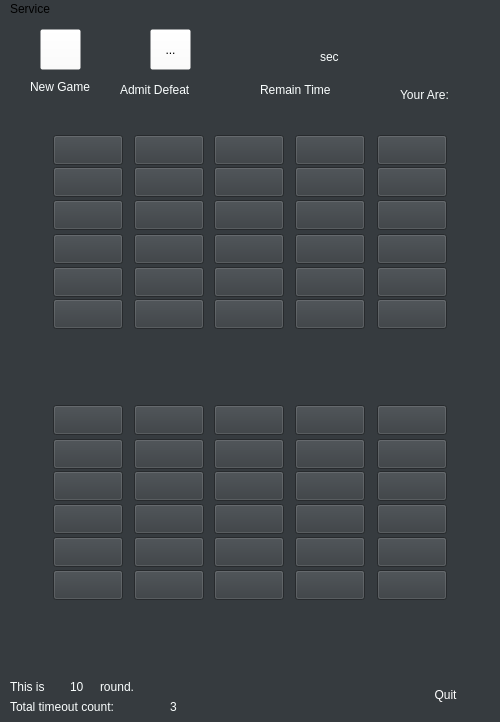
<?xml version="1.0" encoding="UTF-8"?>
<ui version="4.0">
 <class>MainWindow</class>
 <widget class="QMainWindow" name="MainWindow">
  <property name="geometry">
   <rect>
    <x>0</x>
    <y>0</y>
    <width>500</width>
    <height>722</height>
   </rect>
  </property>
  <property name="sizePolicy">
   <sizepolicy hsizetype="Preferred" vsizetype="Preferred">
    <horstretch>0</horstretch>
    <verstretch>0</verstretch>
   </sizepolicy>
  </property>
  <property name="minimumSize">
   <size>
    <width>500</width>
    <height>700</height>
   </size>
  </property>
  <property name="maximumSize">
   <size>
    <width>500</width>
    <height>722</height>
   </size>
  </property>
  <property name="windowTitle">
   <string>Military Chess Game</string>
  </property>
  <property name="styleSheet">
   <string notr="true">background:rgb(54, 59, 63)</string>
  </property>
  <widget class="QWidget" name="centralwidget">
   <property name="minimumSize">
    <size>
     <width>500</width>
     <height>700</height>
    </size>
   </property>
   <property name="maximumSize">
    <size>
     <width>500</width>
     <height>700</height>
    </size>
   </property>
   <widget class="QToolButton" name="admitDefeat">
    <property name="geometry">
     <rect>
      <x>150</x>
      <y>10</y>
      <width>41</width>
      <height>41</height>
     </rect>
    </property>
    <property name="styleSheet">
     <string notr="true">border-image:url(:/icon/Securityclose.png);
background:rgba(255, 255, 255, 0)</string>
    </property>
    <property name="text">
     <string>...</string>
    </property>
   </widget>
   <widget class="QToolButton" name="newGame">
    <property name="geometry">
     <rect>
      <x>40</x>
      <y>10</y>
      <width>41</width>
      <height>41</height>
     </rect>
    </property>
    <property name="styleSheet">
     <string notr="true">border-image:url(:/icon/Newpost.png);
background:rgba(255, 255, 255, 0);</string>
    </property>
    <property name="text">
     <string/>
    </property>
   </widget>
   <widget class="QLabel" name="titleNewGame">
    <property name="geometry">
     <rect>
      <x>30</x>
      <y>60</y>
      <width>71</width>
      <height>16</height>
     </rect>
    </property>
    <property name="styleSheet">
     <string notr="true">background:rgba(255, 255, 255, 0);
color:rgb(251, 255, 255);
font: 13pt &quot;Andale Mono&quot;;</string>
    </property>
    <property name="text">
     <string>New Game</string>
    </property>
   </widget>
   <widget class="QLabel" name="admit">
    <property name="geometry">
     <rect>
      <x>120</x>
      <y>60</y>
      <width>101</width>
      <height>21</height>
     </rect>
    </property>
    <property name="styleSheet">
     <string notr="true">background:rgba(255, 255, 255, 0);
color:rgb(251, 255, 255);
font: 13pt &quot;Andale Mono&quot;;</string>
    </property>
    <property name="text">
     <string>Admit Defeat</string>
    </property>
   </widget>
   <widget class="QLabel" name="warningText">
    <property name="geometry">
     <rect>
      <x>620</x>
      <y>350</y>
      <width>161</width>
      <height>211</height>
     </rect>
    </property>
    <property name="styleSheet">
     <string notr="true">background:rgba(255, 255, 255, 0);</string>
    </property>
    <property name="text">
     <string/>
    </property>
   </widget>
   <widget class="QLabel" name="blankBoard">
    <property name="geometry">
     <rect>
      <x>50</x>
      <y>110</y>
      <width>401</width>
      <height>481</height>
     </rect>
    </property>
    <property name="minimumSize">
     <size>
      <width>0</width>
      <height>0</height>
     </size>
    </property>
    <property name="maximumSize">
     <size>
      <width>4500</width>
      <height>5500</height>
     </size>
    </property>
    <property name="text">
     <string/>
    </property>
    <property name="pixmap">
     <pixmap resource="pic/png/png.qrc">:/png/9.png</pixmap>
    </property>
    <property name="scaledContents">
     <bool>true</bool>
    </property>
   </widget>
   <widget class="QLabel" name="countDown">
    <property name="geometry">
     <rect>
      <x>260</x>
      <y>10</y>
      <width>111</width>
      <height>51</height>
     </rect>
    </property>
    <property name="styleSheet">
     <string notr="true">background:rgba(255, 255, 255, 0);
color:rgb(251, 255, 255);
font: 40pt &quot;Andale Mono&quot;;</string>
    </property>
    <property name="text">
     <string/>
    </property>
   </widget>
   <widget class="QLabel" name="notice">
    <property name="geometry">
     <rect>
      <x>50</x>
      <y>610</y>
      <width>401</width>
      <height>61</height>
     </rect>
    </property>
    <property name="styleSheet">
     <string notr="true">background:rgba(255, 255, 255, 0);
color:rgb(251, 255, 255);
font: 20pt &quot;Andale Mono&quot;;</string>
    </property>
    <property name="text">
     <string/>
    </property>
   </widget>
   <widget class="QLabel" name="youAre">
    <property name="geometry">
     <rect>
      <x>400</x>
      <y>60</y>
      <width>91</width>
      <height>31</height>
     </rect>
    </property>
    <property name="styleSheet">
     <string notr="true">background:rgba(255, 255, 255, 0);
color:rgb(251, 255, 255);
font: 13pt &quot;Andale Mono&quot;;</string>
    </property>
    <property name="text">
     <string>Your Are:</string>
    </property>
   </widget>
   <widget class="QLabel" name="remainTime">
    <property name="geometry">
     <rect>
      <x>260</x>
      <y>60</y>
      <width>111</width>
      <height>21</height>
     </rect>
    </property>
    <property name="styleSheet">
     <string notr="true">background:rgba(255, 255, 255, 0);
color:rgb(251, 255, 255);
font: 13pt &quot;Andale Mono&quot;;</string>
    </property>
    <property name="text">
     <string>Remain Time</string>
    </property>
   </widget>
   <widget class="myButton" name="A1">
    <property name="geometry">
     <rect>
      <x>53</x>
      <y>116</y>
      <width>70</width>
      <height>30</height>
     </rect>
    </property>
    <property name="text">
     <string/>
    </property>
   </widget>
   <widget class="myButton" name="A1_2">
    <property name="geometry">
     <rect>
      <x>134</x>
      <y>116</y>
      <width>70</width>
      <height>30</height>
     </rect>
    </property>
    <property name="text">
     <string/>
    </property>
   </widget>
   <widget class="myButton" name="A1_3">
    <property name="geometry">
     <rect>
      <x>214</x>
      <y>116</y>
      <width>70</width>
      <height>30</height>
     </rect>
    </property>
    <property name="text">
     <string/>
    </property>
   </widget>
   <widget class="myButton" name="A1_4">
    <property name="geometry">
     <rect>
      <x>295</x>
      <y>116</y>
      <width>70</width>
      <height>30</height>
     </rect>
    </property>
    <property name="text">
     <string/>
    </property>
   </widget>
   <widget class="myButton" name="A1_5">
    <property name="geometry">
     <rect>
      <x>377</x>
      <y>116</y>
      <width>70</width>
      <height>30</height>
     </rect>
    </property>
    <property name="text">
     <string/>
    </property>
   </widget>
   <widget class="myButton" name="A1_6">
    <property name="geometry">
     <rect>
      <x>53</x>
      <y>148</y>
      <width>70</width>
      <height>30</height>
     </rect>
    </property>
    <property name="text">
     <string/>
    </property>
   </widget>
   <widget class="myButton" name="A1_7">
    <property name="geometry">
     <rect>
      <x>134</x>
      <y>148</y>
      <width>70</width>
      <height>30</height>
     </rect>
    </property>
    <property name="text">
     <string/>
    </property>
   </widget>
   <widget class="myButton" name="A1_8">
    <property name="geometry">
     <rect>
      <x>214</x>
      <y>148</y>
      <width>70</width>
      <height>30</height>
     </rect>
    </property>
    <property name="text">
     <string/>
    </property>
   </widget>
   <widget class="myButton" name="A1_9">
    <property name="geometry">
     <rect>
      <x>295</x>
      <y>148</y>
      <width>70</width>
      <height>30</height>
     </rect>
    </property>
    <property name="text">
     <string/>
    </property>
   </widget>
   <widget class="myButton" name="A1_10">
    <property name="geometry">
     <rect>
      <x>377</x>
      <y>148</y>
      <width>70</width>
      <height>30</height>
     </rect>
    </property>
    <property name="text">
     <string/>
    </property>
   </widget>
   <widget class="myButton" name="A1_11">
    <property name="geometry">
     <rect>
      <x>53</x>
      <y>181</y>
      <width>70</width>
      <height>30</height>
     </rect>
    </property>
    <property name="text">
     <string/>
    </property>
   </widget>
   <widget class="myButton" name="A1_12">
    <property name="geometry">
     <rect>
      <x>214</x>
      <y>181</y>
      <width>70</width>
      <height>30</height>
     </rect>
    </property>
    <property name="text">
     <string/>
    </property>
   </widget>
   <widget class="myButton" name="A1_13">
    <property name="geometry">
     <rect>
      <x>377</x>
      <y>181</y>
      <width>70</width>
      <height>30</height>
     </rect>
    </property>
    <property name="text">
     <string/>
    </property>
   </widget>
   <widget class="myButton" name="A1_14">
    <property name="geometry">
     <rect>
      <x>53</x>
      <y>215</y>
      <width>70</width>
      <height>30</height>
     </rect>
    </property>
    <property name="text">
     <string/>
    </property>
   </widget>
   <widget class="myButton" name="A1_15">
    <property name="geometry">
     <rect>
      <x>134</x>
      <y>215</y>
      <width>70</width>
      <height>30</height>
     </rect>
    </property>
    <property name="text">
     <string/>
    </property>
   </widget>
   <widget class="myButton" name="A1_16">
    <property name="geometry">
     <rect>
      <x>295</x>
      <y>215</y>
      <width>70</width>
      <height>30</height>
     </rect>
    </property>
    <property name="text">
     <string/>
    </property>
   </widget>
   <widget class="myButton" name="A1_17">
    <property name="geometry">
     <rect>
      <x>377</x>
      <y>215</y>
      <width>70</width>
      <height>30</height>
     </rect>
    </property>
    <property name="text">
     <string/>
    </property>
   </widget>
   <widget class="myButton" name="A1_18">
    <property name="geometry">
     <rect>
      <x>53</x>
      <y>248</y>
      <width>70</width>
      <height>30</height>
     </rect>
    </property>
    <property name="text">
     <string/>
    </property>
   </widget>
   <widget class="myButton" name="A1_19">
    <property name="geometry">
     <rect>
      <x>214</x>
      <y>248</y>
      <width>70</width>
      <height>30</height>
     </rect>
    </property>
    <property name="text">
     <string/>
    </property>
   </widget>
   <widget class="myButton" name="A1_20">
    <property name="geometry">
     <rect>
      <x>377</x>
      <y>248</y>
      <width>70</width>
      <height>30</height>
     </rect>
    </property>
    <property name="text">
     <string/>
    </property>
   </widget>
   <widget class="myButton" name="A1_23">
    <property name="geometry">
     <rect>
      <x>214</x>
      <y>280</y>
      <width>70</width>
      <height>30</height>
     </rect>
    </property>
    <property name="text">
     <string/>
    </property>
   </widget>
   <widget class="myButton" name="A1_24">
    <property name="geometry">
     <rect>
      <x>295</x>
      <y>280</y>
      <width>70</width>
      <height>30</height>
     </rect>
    </property>
    <property name="text">
     <string/>
    </property>
   </widget>
   <widget class="myButton" name="A1_25">
    <property name="geometry">
     <rect>
      <x>377</x>
      <y>280</y>
      <width>70</width>
      <height>30</height>
     </rect>
    </property>
    <property name="text">
     <string/>
    </property>
   </widget>
   <widget class="myButton" name="A1_26">
    <property name="geometry">
     <rect>
      <x>53</x>
      <y>386</y>
      <width>70</width>
      <height>30</height>
     </rect>
    </property>
    <property name="text">
     <string/>
    </property>
   </widget>
   <widget class="myButton" name="A1_27">
    <property name="geometry">
     <rect>
      <x>134</x>
      <y>386</y>
      <width>70</width>
      <height>30</height>
     </rect>
    </property>
    <property name="text">
     <string/>
    </property>
   </widget>
   <widget class="myButton" name="A1_28">
    <property name="geometry">
     <rect>
      <x>214</x>
      <y>386</y>
      <width>70</width>
      <height>30</height>
     </rect>
    </property>
    <property name="text">
     <string/>
    </property>
   </widget>
   <widget class="myButton" name="A1_29">
    <property name="geometry">
     <rect>
      <x>295</x>
      <y>386</y>
      <width>70</width>
      <height>30</height>
     </rect>
    </property>
    <property name="text">
     <string/>
    </property>
   </widget>
   <widget class="myButton" name="A1_30">
    <property name="geometry">
     <rect>
      <x>377</x>
      <y>386</y>
      <width>70</width>
      <height>30</height>
     </rect>
    </property>
    <property name="text">
     <string/>
    </property>
   </widget>
   <widget class="myButton" name="A1_31">
    <property name="geometry">
     <rect>
      <x>53</x>
      <y>420</y>
      <width>70</width>
      <height>30</height>
     </rect>
    </property>
    <property name="text">
     <string/>
    </property>
   </widget>
   <widget class="myButton" name="A1_32">
    <property name="geometry">
     <rect>
      <x>214</x>
      <y>420</y>
      <width>70</width>
      <height>30</height>
     </rect>
    </property>
    <property name="text">
     <string/>
    </property>
   </widget>
   <widget class="myButton" name="A1_33">
    <property name="geometry">
     <rect>
      <x>377</x>
      <y>420</y>
      <width>70</width>
      <height>30</height>
     </rect>
    </property>
    <property name="text">
     <string/>
    </property>
   </widget>
   <widget class="myButton" name="A1_34">
    <property name="geometry">
     <rect>
      <x>53</x>
      <y>452</y>
      <width>70</width>
      <height>30</height>
     </rect>
    </property>
    <property name="text">
     <string/>
    </property>
   </widget>
   <widget class="myButton" name="A1_35">
    <property name="geometry">
     <rect>
      <x>134</x>
      <y>452</y>
      <width>70</width>
      <height>30</height>
     </rect>
    </property>
    <property name="text">
     <string/>
    </property>
   </widget>
   <widget class="myButton" name="A1_36">
    <property name="geometry">
     <rect>
      <x>295</x>
      <y>452</y>
      <width>70</width>
      <height>30</height>
     </rect>
    </property>
    <property name="text">
     <string/>
    </property>
   </widget>
   <widget class="myButton" name="A1_37">
    <property name="geometry">
     <rect>
      <x>377</x>
      <y>452</y>
      <width>70</width>
      <height>30</height>
     </rect>
    </property>
    <property name="text">
     <string/>
    </property>
   </widget>
   <widget class="myButton" name="A1_38">
    <property name="geometry">
     <rect>
      <x>53</x>
      <y>485</y>
      <width>70</width>
      <height>30</height>
     </rect>
    </property>
    <property name="text">
     <string/>
    </property>
   </widget>
   <widget class="myButton" name="A1_39">
    <property name="geometry">
     <rect>
      <x>214</x>
      <y>485</y>
      <width>70</width>
      <height>30</height>
     </rect>
    </property>
    <property name="text">
     <string/>
    </property>
   </widget>
   <widget class="myButton" name="A1_40">
    <property name="geometry">
     <rect>
      <x>377</x>
      <y>485</y>
      <width>70</width>
      <height>30</height>
     </rect>
    </property>
    <property name="text">
     <string/>
    </property>
   </widget>
   <widget class="myButton" name="A1_41">
    <property name="geometry">
     <rect>
      <x>53</x>
      <y>518</y>
      <width>70</width>
      <height>30</height>
     </rect>
    </property>
    <property name="text">
     <string/>
    </property>
   </widget>
   <widget class="myButton" name="A1_42">
    <property name="geometry">
     <rect>
      <x>134</x>
      <y>518</y>
      <width>70</width>
      <height>30</height>
     </rect>
    </property>
    <property name="text">
     <string/>
    </property>
   </widget>
   <widget class="myButton" name="A1_43">
    <property name="geometry">
     <rect>
      <x>214</x>
      <y>518</y>
      <width>70</width>
      <height>30</height>
     </rect>
    </property>
    <property name="text">
     <string/>
    </property>
   </widget>
   <widget class="myButton" name="A1_44">
    <property name="geometry">
     <rect>
      <x>295</x>
      <y>518</y>
      <width>70</width>
      <height>30</height>
     </rect>
    </property>
    <property name="text">
     <string/>
    </property>
   </widget>
   <widget class="myButton" name="A1_45">
    <property name="geometry">
     <rect>
      <x>377</x>
      <y>518</y>
      <width>70</width>
      <height>30</height>
     </rect>
    </property>
    <property name="text">
     <string/>
    </property>
   </widget>
   <widget class="myButton" name="A1_46">
    <property name="geometry">
     <rect>
      <x>53</x>
      <y>551</y>
      <width>70</width>
      <height>30</height>
     </rect>
    </property>
    <property name="text">
     <string/>
    </property>
   </widget>
   <widget class="myButton" name="A1_47">
    <property name="geometry">
     <rect>
      <x>134</x>
      <y>551</y>
      <width>70</width>
      <height>30</height>
     </rect>
    </property>
    <property name="text">
     <string/>
    </property>
   </widget>
   <widget class="myButton" name="A1_48">
    <property name="geometry">
     <rect>
      <x>214</x>
      <y>551</y>
      <width>70</width>
      <height>30</height>
     </rect>
    </property>
    <property name="text">
     <string/>
    </property>
   </widget>
   <widget class="myButton" name="A1_49">
    <property name="geometry">
     <rect>
      <x>295</x>
      <y>551</y>
      <width>70</width>
      <height>30</height>
     </rect>
    </property>
    <property name="text">
     <string/>
    </property>
   </widget>
   <widget class="myButton" name="A1_50">
    <property name="geometry">
     <rect>
      <x>377</x>
      <y>551</y>
      <width>70</width>
      <height>30</height>
     </rect>
    </property>
    <property name="text">
     <string/>
    </property>
   </widget>
   <widget class="QLabel" name="sec">
    <property name="geometry">
     <rect>
      <x>320</x>
      <y>30</y>
      <width>58</width>
      <height>16</height>
     </rect>
    </property>
    <property name="styleSheet">
     <string notr="true">background:rgba(255, 255, 255, 0);
color:rgb(251, 255, 255);
font: 13pt &quot;Andale Mono&quot;;</string>
    </property>
    <property name="text">
     <string>sec</string>
    </property>
   </widget>
   <widget class="myButton" name="A1_21">
    <property name="geometry">
     <rect>
      <x>53</x>
      <y>280</y>
      <width>70</width>
      <height>30</height>
     </rect>
    </property>
    <property name="text">
     <string/>
    </property>
   </widget>
   <widget class="myButton" name="A1_22">
    <property name="geometry">
     <rect>
      <x>134</x>
      <y>280</y>
      <width>70</width>
      <height>30</height>
     </rect>
    </property>
    <property name="text">
     <string/>
    </property>
   </widget>
   <widget class="myButton" name="B1">
    <property name="geometry">
     <rect>
      <x>134</x>
      <y>181</y>
      <width>70</width>
      <height>30</height>
     </rect>
    </property>
    <property name="text">
     <string/>
    </property>
   </widget>
   <widget class="myButton" name="B1_2">
    <property name="geometry">
     <rect>
      <x>295</x>
      <y>181</y>
      <width>70</width>
      <height>30</height>
     </rect>
    </property>
    <property name="text">
     <string/>
    </property>
   </widget>
   <widget class="myButton" name="B1_3">
    <property name="geometry">
     <rect>
      <x>214</x>
      <y>215</y>
      <width>70</width>
      <height>30</height>
     </rect>
    </property>
    <property name="text">
     <string/>
    </property>
   </widget>
   <widget class="myButton" name="B1_4">
    <property name="geometry">
     <rect>
      <x>134</x>
      <y>248</y>
      <width>70</width>
      <height>30</height>
     </rect>
    </property>
    <property name="text">
     <string/>
    </property>
   </widget>
   <widget class="myButton" name="B1_5">
    <property name="geometry">
     <rect>
      <x>295</x>
      <y>248</y>
      <width>70</width>
      <height>30</height>
     </rect>
    </property>
    <property name="text">
     <string/>
    </property>
   </widget>
   <widget class="myButton" name="B1_6">
    <property name="geometry">
     <rect>
      <x>134</x>
      <y>420</y>
      <width>70</width>
      <height>30</height>
     </rect>
    </property>
    <property name="text">
     <string/>
    </property>
   </widget>
   <widget class="myButton" name="B1_7">
    <property name="geometry">
     <rect>
      <x>295</x>
      <y>420</y>
      <width>70</width>
      <height>30</height>
     </rect>
    </property>
    <property name="text">
     <string/>
    </property>
   </widget>
   <widget class="myButton" name="B1_8">
    <property name="geometry">
     <rect>
      <x>214</x>
      <y>452</y>
      <width>70</width>
      <height>30</height>
     </rect>
    </property>
    <property name="text">
     <string/>
    </property>
   </widget>
   <widget class="myButton" name="B1_9">
    <property name="geometry">
     <rect>
      <x>134</x>
      <y>485</y>
      <width>70</width>
      <height>30</height>
     </rect>
    </property>
    <property name="text">
     <string/>
    </property>
   </widget>
   <widget class="myButton" name="B1_10">
    <property name="geometry">
     <rect>
      <x>295</x>
      <y>485</y>
      <width>70</width>
      <height>30</height>
     </rect>
    </property>
    <property name="text">
     <string/>
    </property>
   </widget>
   <widget class="QLabel" name="theme">
    <property name="geometry">
     <rect>
      <x>410</x>
      <y>20</y>
      <width>41</width>
      <height>31</height>
     </rect>
    </property>
    <property name="text">
     <string/>
    </property>
   </widget>
   <widget class="QLabel" name="severState">
    <property name="geometry">
     <rect>
      <x>10</x>
      <y>670</y>
      <width>121</width>
      <height>16</height>
     </rect>
    </property>
    <property name="styleSheet">
     <string notr="true">background:rgba(255, 255, 255, 0);
color:rgb(251, 255, 255);
font: 13pt &quot;Andale Mono&quot;;</string>
    </property>
    <property name="text">
     <string/>
    </property>
   </widget>
   <widget class="QLabel" name="label1">
    <property name="geometry">
     <rect>
      <x>10</x>
      <y>660</y>
      <width>58</width>
      <height>16</height>
     </rect>
    </property>
    <property name="styleSheet">
     <string notr="true">background:rgba(255, 255, 255, 0);
color:rgb(251, 255, 255);
font: 13pt &quot;Andale Mono&quot;;</string>
    </property>
    <property name="text">
     <string>This is </string>
    </property>
   </widget>
   <widget class="QLabel" name="label3">
    <property name="geometry">
     <rect>
      <x>10</x>
      <y>680</y>
      <width>161</width>
      <height>16</height>
     </rect>
    </property>
    <property name="styleSheet">
     <string notr="true">background:rgba(255, 255, 255, 0);
color:rgb(251, 255, 255);
font: 13pt &quot;Andale Mono&quot;;</string>
    </property>
    <property name="text">
     <string>Total timeout count:</string>
    </property>
   </widget>
   <widget class="QLabel" name="label2">
    <property name="geometry">
     <rect>
      <x>100</x>
      <y>660</y>
      <width>58</width>
      <height>16</height>
     </rect>
    </property>
    <property name="styleSheet">
     <string notr="true">background:rgba(255, 255, 255, 0);
color:rgb(251, 255, 255);
font: 13pt &quot;Andale Mono&quot;;</string>
    </property>
    <property name="text">
     <string>round.</string>
    </property>
   </widget>
   <widget class="QLabel" name="roundCount">
    <property name="geometry">
     <rect>
      <x>70</x>
      <y>660</y>
      <width>21</width>
      <height>16</height>
     </rect>
    </property>
    <property name="styleSheet">
     <string notr="true">background:rgba(255, 255, 255, 0);
color:rgb(251, 255, 255);
font: 13pt &quot;Andale Mono&quot;;</string>
    </property>
    <property name="text">
     <string>10</string>
    </property>
   </widget>
   <widget class="QLabel" name="timeoutCount">
    <property name="geometry">
     <rect>
      <x>170</x>
      <y>680</y>
      <width>21</width>
      <height>16</height>
     </rect>
    </property>
    <property name="styleSheet">
     <string notr="true">background:rgba(255, 255, 255, 0);
color:rgb(251, 255, 255);
font: 13pt &quot;Andale Mono&quot;;</string>
    </property>
    <property name="text">
     <string>3</string>
    </property>
   </widget>
   <widget class="QPushButton" name="quit">
    <property name="geometry">
     <rect>
      <x>400</x>
      <y>660</y>
      <width>91</width>
      <height>31</height>
     </rect>
    </property>
    <property name="styleSheet">
     <string notr="true">border:transparent;
color:rgb(255, 255, 255);
font: 13pt &quot;Andale Mono&quot;;</string>
    </property>
    <property name="text">
     <string>Quit</string>
    </property>
   </widget>
  </widget>
  <widget class="QMenuBar" name="menu">
   <property name="geometry">
    <rect>
     <x>0</x>
     <y>0</y>
     <width>500</width>
     <height>22</height>
    </rect>
   </property>
   <widget class="QMenu" name="menuService">
    <property name="title">
     <string>Service</string>
    </property>
    <addaction name="actConnect"/>
    <addaction name="actCreate"/>
   </widget>
   <addaction name="menuService"/>
  </widget>
  <action name="actConnect">
   <property name="text">
    <string>Connect to Service</string>
   </property>
   <property name="toolTip">
    <string>Connect to a Existed Service</string>
   </property>
  </action>
  <action name="actCreate">
   <property name="text">
    <string>Create New Service</string>
   </property>
   <property name="toolTip">
    <string>Create a New Service</string>
   </property>
  </action>
 </widget>
 <customwidgets>
  <customwidget>
   <class>myButton</class>
   <extends>QPushButton</extends>
   <header>mybutton.h</header>
  </customwidget>
 </customwidgets>
 <resources>
  <include location="pic/png/png.qrc"/>
 </resources>
 <connections/>
 <slots>
  <slot>newGame()</slot>
  <slot>lose()</slot>
  <slot>flipCard(myButton*)</slot>
 </slots>
</ui>
